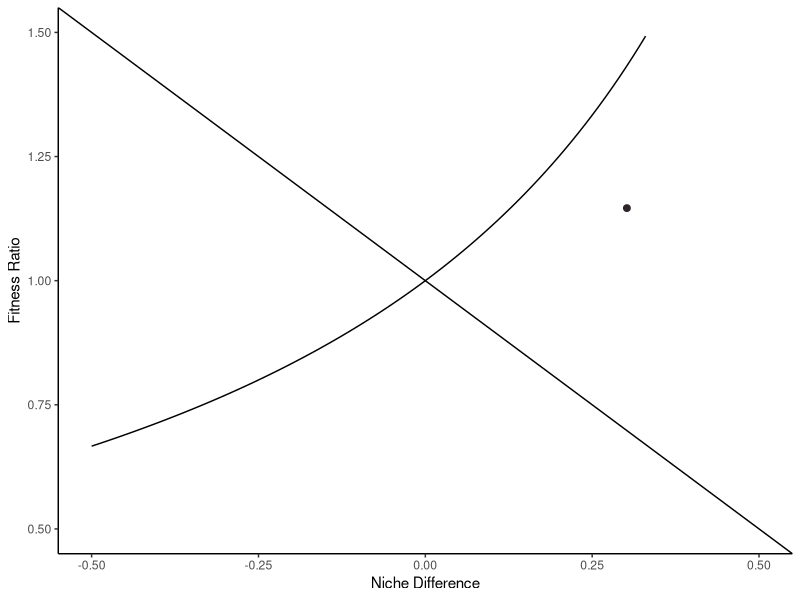
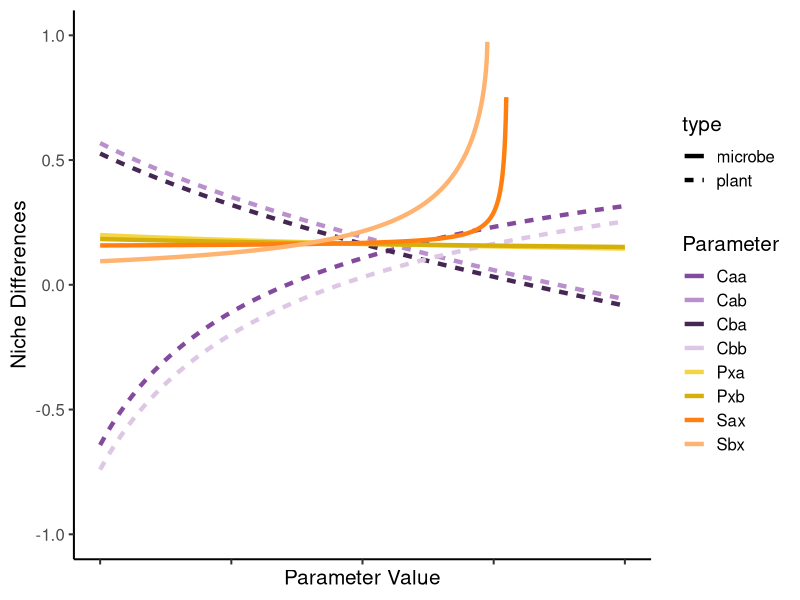
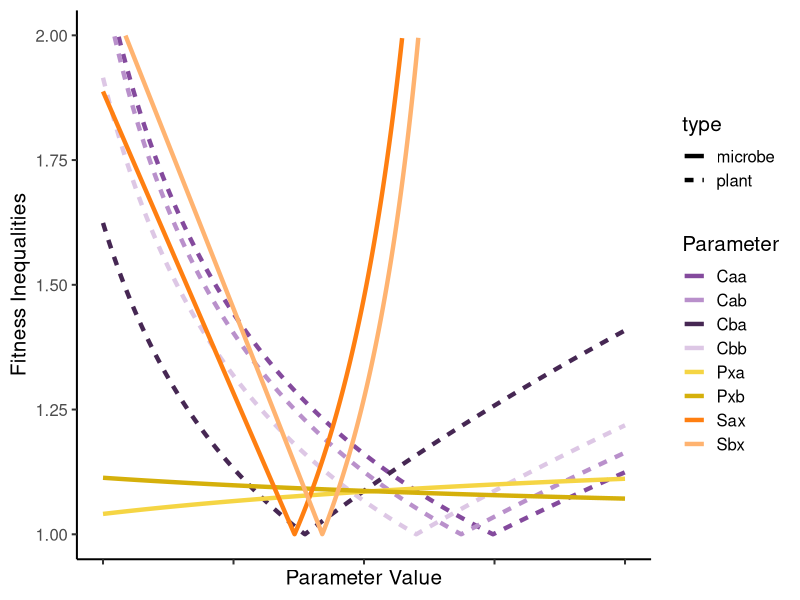
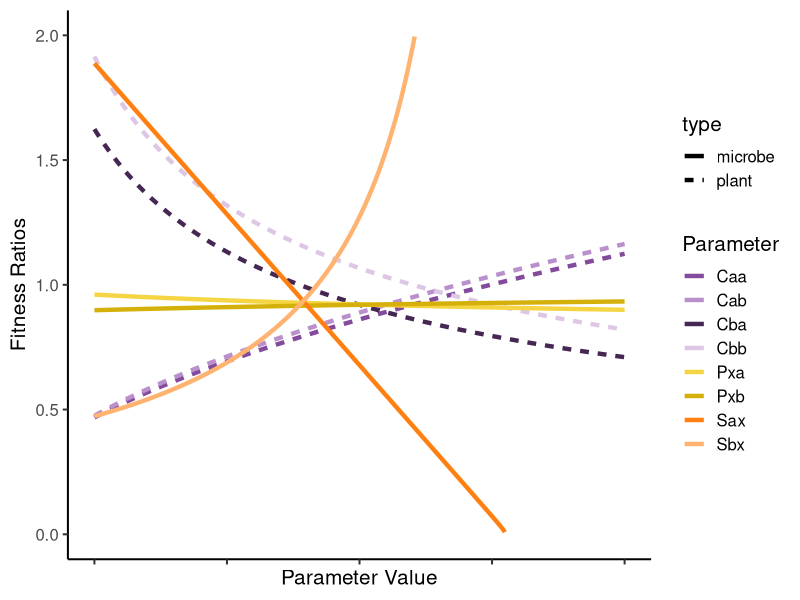
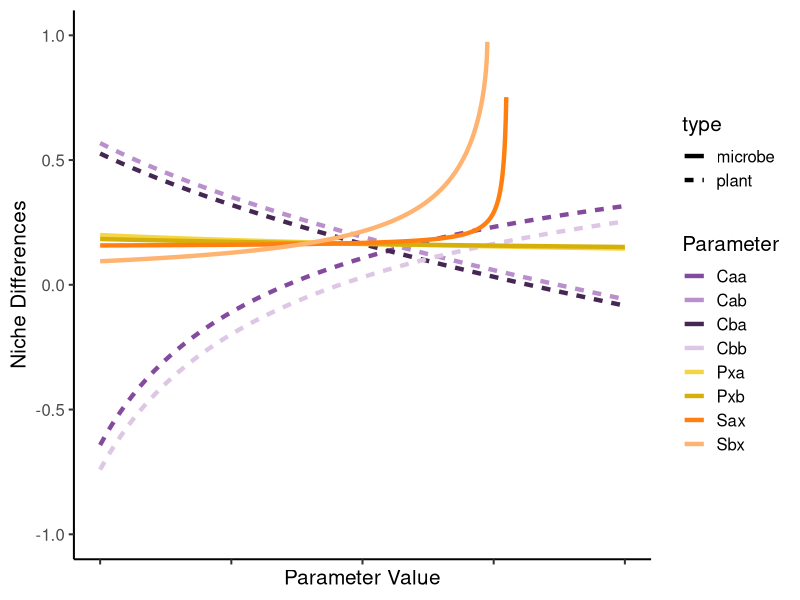
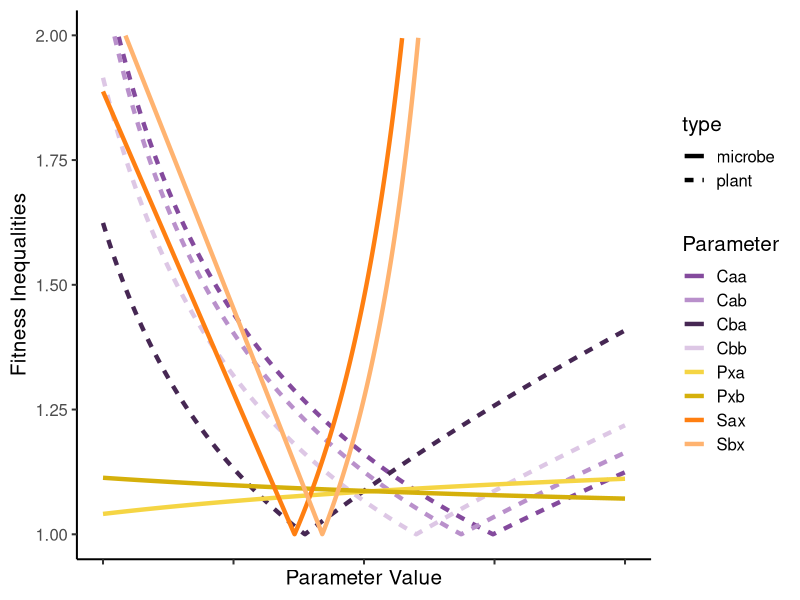
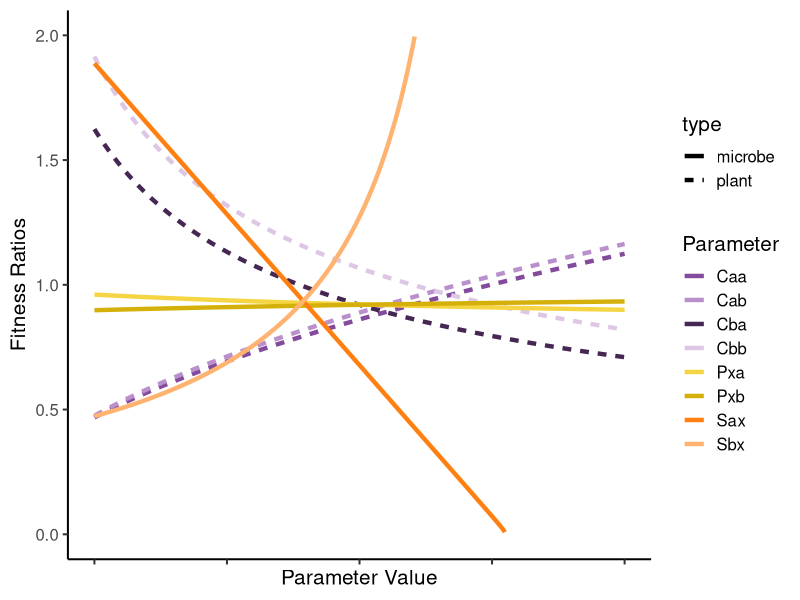
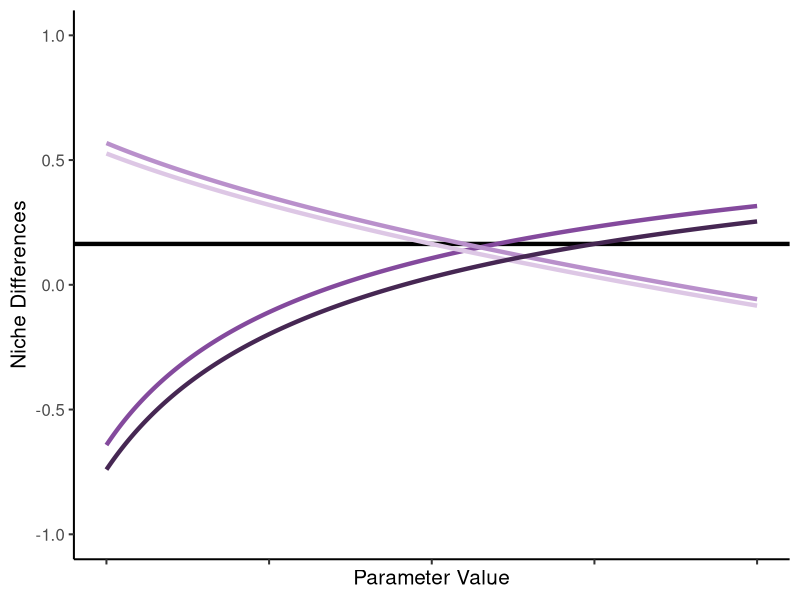

R code for these plots, in order:

set.seed(6)
library(tidyverse)

# Visual Sensitivity Analysis for Collings et al. 2025

niche_diff <- function(Aaa, Aba, Abb, Aab) {
  ifelse(Aaa < 0 & Aba < 0 & Abb < 0 & Aab < 0, 
         1 - sqrt((Aba*Aab)/(Aaa*Abb)), NA)
}

fitness_ineq <- function(Aaa, Aba, Abb, Aab) {
  ifelse(Aaa < 0 & Aba < 0 & Abb < 0 & Aab < 0, 
         ifelse(sqrt((Aaa*Aab)/(Abb*Aba)) > sqrt((Abb*Aba)/(Aaa*Aab)), 
                sqrt((Aaa*Aab)/(Abb*Aba)), sqrt((Abb*Aba)/(Aaa*Aab))), NA)
}

fitness_ratio <- function(Aaa, Aba, Abb, Aab) {
  ifelse(Aaa < 0 & Aba < 0 & Abb < 0 & Aab < 0, 
         sqrt((Aaa*Aab)/(Abb*Aba)), NA)
}

cube_root <- function(x){
  ifelse(x < 0, -(abs(x)^(1/3)), x^(1/3))
}

std_params <- function(mymin, mymax, xvals) {
  m <- 2/(mymax - mymin)
  b <- 1- (2*mymax)/(mymax - mymin)
  y <- m*xvals+b
  return(y)
}

### Phi & Sigma Parameterization -----

# as a starting point, let's modify a bit the first live scenario in the 
# theory simulations

sce <- function(Sax, Sbx, Pxa, Pxb, 
                 Caa = -.06, Cba = -.05, Cbb = -.075, Cab = -.06) {
  Aaa <- Caa + Sax*Pxa
  Aba <- Cba + Sbx*Pxa
  Abb <- Cbb + Sbx*Pxb
  Aab <- Cab + Sax*Pxb
  
  dat1 <- cbind.data.frame(Aaa, Aba, Abb, Aab)
  dat1$niche <- niche_diff(dat1$Aaa, dat1$Aba, dat1$Abb, dat1$Aab)
  dat1$fit <- fitness_ratio(dat1$Aaa, dat1$Aba, dat1$Abb, dat1$Aab)
  
  f <- function(x) 1 / (-x + 1)
  ggplot(data = dat1, aes(x = niche, y = fit)) + 
    geom_point(size = 2, color = "#2F242C") + geom_abline(slope = -1, intercept = 1) + 
    theme_classic() + stat_function(fun=f) + xlim(-.5, .5) + ylim(.5, 1.5) + 
    xlab("Niche Difference") + ylab("Fitness Ratio")
}

sce(.002, .0025, 10.5, 10) # Getting to exclusion

# this is nearly identical... except now we have a genaralist microbe
# for the baseline conditions, let's assume species are pretty similar
# but not identical in their interactions with the microbe

Caa <- rep(-0.06, 1001)
Cba <- rep(-0.05, 1001)
Cbb <- rep(-0.075, 1001)
Cab <- rep(-0.055, 1001)
Sax <- rep(-0.002, 1001)
Sbx <- rep(-0.00225, 1001)
Pxa <- rep(10.5, 1001)
Pxb <- rep(10, 1001)

##### Niche Differences -----

Caa2 <- seq(-.1, 0, .0001)
Aaa <- Caa2 + Sax*Pxa
Aba <- Cba + Sbx*Pxa
Abb <- Cbb + Sbx*Pxb
Aab <- Cab + Sax*Pxb
ND_Caa <- niche_diff(Aaa, Aba, Abb, Aab)
FI_Caa <- fitness_ineq(Aaa, Aba, Abb, Aab)
FR_Caa <- fitness_ratio(Aaa, Aba, Abb, Aab)

Cba2 <- seq(-.1, 0, .0001)
Aaa <- Caa + Sax*Pxa
Aba <- Cba2 + Sbx*Pxa
Abb <- Cbb + Sbx*Pxb
Aab <- Cab + Sax*Pxb
ND_Cba <- niche_diff(Aaa, Aba, Abb, Aab)
FI_Cba <- fitness_ineq(Aaa, Aba, Abb, Aab)
FR_Cba <- fitness_ratio(Aaa, Aba, Abb, Aab)

Cbb2 <- seq(-.1, 0, .0001)
Aaa <- Caa + Sax*Pxa
Aba <- Cba + Sbx*Pxa
Abb <- Cbb2 + Sbx*Pxb
Aab <- Cab + Sax*Pxb
ND_Cbb <- niche_diff(Aaa, Aba, Abb, Aab)
FI_Cbb <- fitness_ineq(Aaa, Aba, Abb, Aab)
FR_Cbb <- fitness_ratio(Aaa, Aba, Abb, Aab)

Cab2 <- seq(-.1, 0, .0001)
Aaa <- Caa + Sax*Pxa
Aba <- Cba + Sbx*Pxa
Abb <- Cbb + Sbx*Pxb
Aab <- Cab2 + Sax*Pxb
ND_Cab <- niche_diff(Aaa, Aba, Abb, Aab)
FI_Cab <- fitness_ineq(Aaa, Aba, Abb, Aab)
FR_Cab <- fitness_ratio(Aaa, Aba, Abb, Aab)

Sax2 <- seq(-.01, 0.01, .00002)
Aaa <- Caa + Sax2*Pxa
Aba <- Cba + Sbx*Pxa
Abb <- Cbb + Sbx*Pxb
Aab <- Cab + Sax2*Pxb
ND_Sax <- niche_diff(Aaa, Aba, Abb, Aab)
FI_Sax <- fitness_ineq(Aaa, Aba, Abb, Aab)
FR_Sax <- fitness_ratio(Aaa, Aba, Abb, Aab)

Sbx2 <- seq(-.01, 0.01, .00002)
Aaa <- Caa + Sax*Pxa
Aba <- Cba + Sbx2*Pxa
Abb <- Cbb + Sbx2*Pxb
Aab <- Cab + Sax*Pxb
ND_Sbx <- niche_diff(Aaa, Aba, Abb, Aab)
FI_Sbx <- fitness_ineq(Aaa, Aba, Abb, Aab)
FR_Sbx <- fitness_ratio(Aaa, Aba, Abb, Aab)

Pxa2 <- seq(0, 20, .02)
Aaa <- Caa + Sax*Pxa2
Aba <- Cba + Sbx*Pxa2
Abb <- Cbb + Sbx*Pxb
Aab <- Cab + Sax*Pxb
ND_Pxa <- niche_diff(Aaa, Aba, Abb, Aab)
FI_Pxa <- fitness_ineq(Aaa, Aba, Abb, Aab)
FR_Pxa <- fitness_ratio(Aaa, Aba, Abb, Aab)

Pxb2 <- seq(0, 20, .02)
Aaa <- Caa + Sax*Pxa
Aba <- Cba + Sbx*Pxa
Abb <- Cbb + Sbx*Pxb2
Aab <- Cab + Sax*Pxb2
ND_Pxb <- niche_diff(Aaa, Aba, Abb, Aab)
FI_Pxb <- fitness_ineq(Aaa, Aba, Abb, Aab)
FR_Pxb <- fitness_ratio(Aaa, Aba, Abb, Aab)

sens_dat <- cbind.data.frame(NDs = c(ND_Caa, ND_Cba, 
                                   ND_Cbb, ND_Cab, 
                                   ND_Sax, ND_Sbx, 
                                   ND_Pxa, ND_Pxb),
                           FIs = c(FI_Caa, FI_Cba, 
                                   FI_Cbb, FI_Cab, 
                                   FI_Sax, FI_Sbx, 
                                   FI_Pxa, FI_Pxb),
                           FRs = c(FR_Caa, FR_Cba, 
                                   FR_Cbb, FR_Cab, 
                                   FR_Sax, FR_Sbx, 
                                   FR_Pxa, FR_Pxb), 
                           par = rep(c("Caa", "Cba", "Cbb", "Cab", 
                                         "Sax", "Sbx", "Pxa", "Pxb"), each = 1001), 
                           val = c(std_params(0, 0.1, abs(Caa2)), 
                                   std_params(0, 0.1, abs(Cba2)), 
                                   std_params(0, 0.1, abs(Cbb2)), 
                                   std_params(0, 0.1, abs(Cab2)), 
                                   std_params(-0.01, 0.01, Sax2), 
                                   std_params(-0.01, 0.01, Sbx2), 
                                   std_params(0, 20, Pxa2), 
                                   std_params(0, 20, Pxb2)), 
                           type = rep(c("plant", "microbe"), each = 1001*4))

ggplot(data = sens_dat, aes(x = val, y = NDs, color = par, linetype = type)) + 
  geom_line(size = 1.5) + ylim(-1, 1) + 
  theme_classic(base_size = 12) + ylab("Niche Differences") + 
  xlab("Parameter Value") + theme_classic(base_size = 15) + 
  theme(axis.text.x = element_blank()) +
  scale_color_manual(name = "Parameter", 
                     values = c("#844A9D", "#B990CB", 
                                "#462753", "#DDC7E5", 
                                "#F5D544", "#D5B00B", 
                                "#FF7F11", "#FFB370"))

ggplot(data = sens_dat, aes(x = val, y = FIs, color = par, linetype = type)) + 
  geom_line(size = 1.5) + ylim(1, 2) + 
  theme_classic(base_size = 12) + ylab("Fitness Inequalities") + 
  xlab("Parameter Value") + theme_classic(base_size = 15) + 
  theme(axis.text.x = element_blank()) + 
  scale_color_manual(name = "Parameter", 
                     values = c("#844A9D", "#B990CB", 
                                "#462753", "#DDC7E5", 
                                "#F5D544", "#D5B00B", 
                                "#FF7F11", "#FFB370"))

ggplot(data = sens_dat, aes(x = val, y = FRs, color = par, linetype = type)) + 
  geom_line(size = 1.5) + ylim(0, 2) + 
  theme_classic(base_size = 12) + ylab("Fitness Ratios") + 
  xlab("Parameter Value") + theme_classic(base_size = 15) + 
  theme(axis.text.x = element_blank()) + 
  scale_color_manual(name = "Parameter", 
                     values = c("#844A9D", "#B990CB", 
                                "#462753", "#DDC7E5", 
                                "#F5D544", "#D5B00B", 
                                "#FF7F11", "#FFB370"))

### m Parameterization -----

# get min and max m values
min_Maa <- min(outer(Sax2, Pxa2)); max_Maa <- max(outer(Sax2, Pxa2))
min_Mab <- min(outer(Sax2, Pxb2)); max_Mab <- max(outer(Sax2, Pxb2))
min_Mba <- min(outer(Sbx2, Pxb2)); max_Mba <- max(outer(Sbx2, Pxb2))
min_Mbb <- min(outer(Sbx2, Pxb2)); max_Mbb <- max(outer(Sbx2, Pxb2))

Caa <- rep(-0.06, 1001)
Cba <- rep(-0.05, 1001)
Cbb <- rep(-0.075, 1001)
Cab <- rep(-0.055, 1001)
Maa <- rep(-0.002 * 10.5, 1001)
Mba <- rep(-0.00225 * 10.5, 1001)
Mbb <- rep(-0.00225 * 10, 1001)
Mab <- rep(-0.002 * 10, 1001)

##### Niche Differences -----

Caa2 <- seq(-.1, 0, .0001)
Aaa <- Caa2 + Maa
Aba <- Cba + Mba
Abb <- Cbb + Mbb
Aab <- Cab + Mab
ND_Caa <- niche_diff(Aaa, Aba, Abb, Aab)
FI_Caa <- fitness_ineq(Aaa, Aba, Abb, Aab)
FR_Caa <- fitness_ratio(Aaa, Aba, Abb, Aab)

Cba2 <- seq(-.1, 0, .0001)
Aaa <- Caa + Maa
Aba <- Cba2 + Mba
Abb <- Cbb + Mbb
Aab <- Cab + Mab
ND_Cba <- niche_diff(Aaa, Aba, Abb, Aab)
FI_Cba <- fitness_ineq(Aaa, Aba, Abb, Aab)
FR_Cba <- fitness_ratio(Aaa, Aba, Abb, Aab)

Cbb2 <- seq(-.1, 0, .0001)
Aaa <- Caa + Maa
Aba <- Cba + Mba
Abb <- Cbb2 + Mbb
Aab <- Cab + Mab
ND_Cbb <- niche_diff(Aaa, Aba, Abb, Aab)
FI_Cbb <- fitness_ineq(Aaa, Aba, Abb, Aab)
FR_Cbb <- fitness_ratio(Aaa, Aba, Abb, Aab)

Cab2 <- seq(-.1, 0, .0001)
Aaa <- Caa + Maa
Aba <- Cba + Mba
Abb <- Cbb + Mbb
Aab <- Cab2 + Mab
ND_Cab <- niche_diff(Aaa, Aba, Abb, Aab)
FI_Cab <- fitness_ineq(Aaa, Aba, Abb, Aab)
FR_Cab <- fitness_ratio(Aaa, Aba, Abb, Aab)

Maa2 <- seq(min_Maa, max_Maa, .0004)
Aaa <- Caa + Maa2
Aba <- Cba + Mba
Abb <- Cbb + Mbb
Aab <- Cab + Mab
ND_Maa <- niche_diff(Aaa, Aba, Abb, Aab)
FI_Maa <- fitness_ineq(Aaa, Aba, Abb, Aab)
FR_Maa <- fitness_ratio(Aaa, Aba, Abb, Aab)

Mba2 <- seq(min_Mba, max_Mba, .0004)
Aaa <- Caa + Maa
Aba <- Cba + Mba2
Abb <- Cbb + Mbb
Aab <- Cab + Mab
ND_Mba <- niche_diff(Aaa, Aba, Abb, Aab)
FI_Mba <- fitness_ineq(Aaa, Aba, Abb, Aab)
FR_Mba <- fitness_ratio(Aaa, Aba, Abb, Aab)

Mbb2 <- seq(min_Mbb, max_Mbb, .0004)
Aaa <- Caa + Maa
Aba <- Cba + Mba
Abb <- Cbb + Mbb2
Aab <- Cab + Mab
ND_Mbb <- niche_diff(Aaa, Aba, Abb, Aab)
FI_Mbb <- fitness_ineq(Aaa, Aba, Abb, Aab)
FR_Mbb <- fitness_ratio(Aaa, Aba, Abb, Aab)

Mab2 <- seq(min_Mab, max_Mab, .0004)
Aaa <- Caa + Maa
Aba <- Cba + Mba
Abb <- Cbb + Mbb
Aab <- Cab + Mab2
ND_Mab <- niche_diff(Aaa, Aba, Abb, Aab)
FI_Mab <- fitness_ineq(Aaa, Aba, Abb, Aab)
FR_Mab <- fitness_ratio(Aaa, Aba, Abb, Aab)

sens_dat2 <- cbind.data.frame(NDs = c(ND_Caa, ND_Cba, 
                                     ND_Cbb, ND_Cab, 
                                     ND_Maa, ND_Mba, 
                                     ND_Mbb, ND_Mab),
                             FIs = c(FI_Caa, FI_Cba, 
                                     FI_Cbb, FI_Cab, 
                                     FI_Maa, FI_Mba, 
                                     FI_Mbb, FI_Mab),
                             FRs = c(FR_Caa, FR_Cba, 
                                     FR_Cbb, FR_Cab, 
                                     FR_Maa, FR_Mba, 
                                     FR_Mbb, FR_Mab), 
                             par = rep(c("Caa", "Cba", "Cbb", "Cab", 
                                         "Maa", "Mba", "Mbb", "Mab"), each = 1001), 
                             val = c(std_params(0, 0.1, abs(Caa2)), 
                                     std_params(0, 0.1, abs(Cba2)), 
                                     std_params(0, 0.1, abs(Cbb2)), 
                                     std_params(0, 0.1, abs(Cab2)), 
                                     std_params(min_Maa, max_Maa, Maa2), 
                                     std_params(min_Mba, max_Mba, Mba2), 
                                     std_params(min_Mbb, max_Mbb, Mbb2), 
                                     std_params(min_Mab, max_Mab, Mab2)), 
                             type = rep(c("plant", "microbe"), each = 1001*4))

ggplot(data = sens_dat, aes(x = val, y = NDs, color = par, linetype = type)) + 
  geom_line(size = 1.5) + ylim(-1, 1) + 
  theme_classic(base_size = 12) + ylab("Niche Differences") + 
  xlab("Parameter Value") + theme_classic(base_size = 15) + 
  theme(axis.text.x = element_blank()) +
  scale_color_manual(name = "Parameter", 
                     values = c("#844A9D", "#B990CB", 
                                "#462753", "#DDC7E5", 
                                "#F5D544", "#D5B00B", 
                                "#FF7F11", "#FFB370"))

ggplot(data = sens_dat, aes(x = val, y = FIs, color = par, linetype = type)) + 
  geom_line(size = 1.5) + ylim(1, 2) + 
  theme_classic(base_size = 12) + ylab("Fitness Inequalities") + 
  xlab("Parameter Value") + theme_classic(base_size = 15) + 
  theme(axis.text.x = element_blank()) + 
  scale_color_manual(name = "Parameter", 
                     values = c("#844A9D", "#B990CB", 
                                "#462753", "#DDC7E5", 
                                "#F5D544", "#D5B00B", 
                                "#FF7F11", "#FFB370"))

ggplot(data = sens_dat, aes(x = val, y = FRs, color = par, linetype = type)) + 
  geom_line(size = 1.5) + ylim(0, 2) + 
  theme_classic(base_size = 12) + ylab("Fitness Ratios") + 
  xlab("Parameter Value") + theme_classic(base_size = 15) + 
  theme(axis.text.x = element_blank()) + 
  scale_color_manual(name = "Parameter", 
                     values = c("#844A9D", "#B990CB", 
                                "#462753", "#DDC7E5", 
                                "#F5D544", "#D5B00B", 
                                "#FF7F11", "#FFB370"))


# putting this into the right order for the figure

sens_dat3 <- rbind(sens_dat, sens_dat2[which(sens_dat2$par %in% 
                                  c("Maa", "Mba", "Mbb", "Mab")),])

sens_dat3$plot_index <- ifelse(sens_dat3$par %in% c("Caa", "Cba", 
                                                    "Cbb", "Cab"), "comp", 
                               ifelse(sens_dat3$par %in% c("Maa", "Mba", 
                                                           "Mbb", "Mab"), "m",
                                      ifelse(sens_dat3$par %in%
                                               c("Sax", "Sbx", 
                                                 "Pxa", "Pxb"), "micro", NA)))

# get little dataframe of baseline values
baseline_sens <- sens_dat3 %>%
  filter((par == "Caa" & val == std_params(-0.1, 0, Caa[1])) | 
           (par == "Cab" & val == std_params(-0.1, 0, Cab[1])) | 
           (par == "Cba" & val == std_params(-0.1, 0, Cba[1])) | 
           (par == "Cbb" & val == std_params(-0.1, 0, Cbb[1])) | 
           (par == "Sax" & val == std_params(-0.01, 0.01, Sax[1])) | 
           (par == "Sbx" & val == std_params(-0.01, 0.01, Sbx[1])) | 
           (par == "Pxa" & val == std_params(0, 20, Pxa[1])) | 
           (par == "Pax" & val == std_params(0, 20, Pxb[1])) | 
           (par == "Maa" & val == std_params(min_Maa, max_Maa, Maa[1])) | 
           (par == "Mab" & val == std_params(min_Mab, max_Mab, Mab[1])) | 
           (par == "Mba" & val == std_params(min_Mba, max_Mba, Mba[1])) | 
           (par == "Mbb" & val == std_params(min_Mbb, max_Mbb, Mbb[1])))

cbind.data.frame(par = c("Caa"), 
                 val = std_params(-0.1, 0, Caa[1]), 
                 NDs = niche_diff(Aaa[1], Aab[1], Aba[1], Abb[2]))
# ND

sens_dat3 %>%
  filter(plot_index == "comp") %>%
  ggplot(aes(x = val, y = NDs, color = par)) +
  geom_hline(yintercept = niche_diff(Aaa = Caa[1] + Maa[1], 
                                     Aab = Cab[1] + Mab[1], 
                                     Aba = Cba[1] + Mba[1], 
                                     Abb = Cbb[1] + Mbb[1]), 
             size = 1.5) + 
  geom_line(size = 1.5) + ylim(-1, 1) + 
  theme_classic(base_size = 12) + ylab("Niche Differences") + 
  xlab("Parameter Value") + theme_classic(base_size = 15) + 
  theme(axis.text.x = element_blank()) + 
  scale_color_manual(name = "Parameter", 
                     values = c("#844A9D", "#B990CB", 
                                "#DDC7E5", "#462753")) + 
  theme(legend.position = "none")

ggsave(file.path("Figures", "VSA_ND_comp.pdf"), 
       width = 5, height = 4, units = "in")

sens_dat3 %>%
  filter(plot_index == "micro") %>%
  ggplot(aes(x = val, y = NDs, color = par, linetype = type)) + 
  geom_hline(yintercept = niche_diff(Aaa = Caa[1] + Maa[1], 
                                     Aab = Cab[1] + Mab[1], 
                                     Aba = Cba[1] + Mba[1], 
                                     Abb = Cbb[1] + Mbb[1]), 
             size = 1.5) + 
  geom_line(size = 1.5) + ylim(-1, 1) + 
  theme_classic(base_size = 12) + ylab("Niche Differences") + 
  xlab("Parameter Value") + theme_classic(base_size = 15) + 
  theme(axis.text.x = element_blank()) + 
  scale_color_manual(name = "Parameter", 
                     values = c("#F5D544", "#D5B00B", 
                                "#FF7F11", "#FFB370")) + 
  theme(legend.position = "none")

ggsave(file.path("Figures", "VSA_ND_micro1.pdf"), 
       width = 5, height = 4, units = "in")

sens_dat3 %>%
  filter(plot_index == "m") %>%
  ggplot(aes(x = val, y = NDs, color = par, linetype = type)) + 
  geom_hline(yintercept = niche_diff(Aaa = Caa[1] + Maa[1], 
                                     Aab = Cab[1] + Mab[1], 
                                     Aba = Cba[1] + Mba[1], 
                                     Abb = Cbb[1] + Mbb[1]), 
             size = 1.5) + 
  geom_line(size = 1.5) + ylim(-1, 1) + 
  theme_classic(base_size = 12) + ylab("Niche Differences") + 
  xlab("Parameter Value") + theme_classic(base_size = 15) + 
  theme(axis.text.x = element_blank()) + 
  scale_color_manual(name = "Parameter", 
                     values = c("#3B747D","#58A4B0", 
                                "#9ECAD1", "#214045")) + 
  theme(legend.position = "none")

ggsave(file.path("Figures", "VSA_ND_micro2.pdf"), 
       width = 5, height = 4, units = "in")

# FR

sens_dat3 %>%
  filter(plot_index == "comp") %>%
  ggplot(aes(x = val, y = FRs, color = par, linetype = type)) + 
  geom_hline(yintercept = fitness_ratio(Aaa = Caa[1] + Maa[1], 
                                     Aab = Cab[1] + Mab[1], 
                                     Aba = Cba[1] + Mba[1], 
                                     Abb = Cbb[1] + Mbb[1]), 
             size = 1.5) + 
  geom_line(size = 1.5) + ylim(0, 2) + 
  theme_classic(base_size = 12) + ylab("Fitness Ratios") + 
  xlab("Parameter Value") + theme_classic(base_size = 15) + 
  theme(axis.text.x = element_blank()) + 
  scale_color_manual(name = "Parameter", 
                     values = c("#844A9D", "#B990CB", 
                                "#DDC7E5", "#462753")) + 
  theme(legend.position = "none")

ggsave(file.path("Figures", "VSA_FR_comp.pdf"), 
       width = 5, height = 4, units = "in")

sens_dat3 %>%
  filter(plot_index == "micro") %>%
  ggplot(aes(x = val, y = FRs, color = par, linetype = type)) + 
  geom_hline(yintercept = fitness_ratio(Aaa = Caa[1] + Maa[1], 
                                     Aab = Cab[1] + Mab[1], 
                                     Aba = Cba[1] + Mba[1], 
                                     Abb = Cbb[1] + Mbb[1]), 
             size = 1.5) + 
  geom_line(size = 1.5) + ylim(0, 2) + 
  theme_classic(base_size = 12) + ylab("Fitness Ratios") + 
  xlab("Parameter Value") + theme_classic(base_size = 15) + 
  theme(axis.text.x = element_blank()) + 
  scale_color_manual(name = "Parameter", 
                     values = c("#F5D544", "#D5B00B", 
                                "#FF7F11", "#FFB370")) + 
  theme(legend.position = "none")

ggsave(file.path("Figures", "VSA_FR_micro1.pdf"), 
       width = 5, height = 4, units = "in")

sens_dat3 %>%
  filter(plot_index == "m") %>%
  ggplot(aes(x = val, y = FRs, color = par, linetype = type)) + 
  geom_hline(yintercept = fitness_ratio(Aaa = Caa[1] + Maa[1], 
                                     Aab = Cab[1] + Mab[1], 
                                     Aba = Cba[1] + Mba[1], 
                                     Abb = Cbb[1] + Mbb[1]), 
             size = 1.5) + 
  geom_line(size = 1.5) + ylim(0, 2) + 
  theme_classic(base_size = 12) + ylab("Fitness Ratios") + 
  xlab("Parameter Value") + theme_classic(base_size = 15) + 
  theme(axis.text.x = element_blank()) + 
  scale_color_manual(name = "Parameter", 
                     values = c("#3B747D","#58A4B0", 
                                "#9ECAD1", "#214045")) + 
  theme(legend.position = "none")

ggsave(file.path("Figures", "VSA_FR_micro2.pdf"), 
       width = 5, height = 4, units = "in")


# FI (Appendix S3)

sens_dat3 %>%
  filter(plot_index == "comp") %>%
  ggplot(aes(x = val, y = FIs, color = par, linetype = type)) + 
  geom_line(size = 1.5) + ylim(1, 2) + 
  theme_classic(base_size = 12) + ylab("Fitness Inequalities") + 
  xlab("Parameter Value") + theme_classic(base_size = 15) + 
  theme(axis.text.x = element_blank()) + 
  scale_color_manual(name = "Parameter", 
                     values = c("#844A9D", "#B990CB", 
                                "#DDC7E5", "#462753")) + 
  theme(legend.position = "none")

ggsave(file.path("Figures", "VSA_FI_comp.pdf"), 
       width = 5, height = 4, units = "in")

sens_dat3 %>%
  filter(plot_index == "micro") %>%
  ggplot(aes(x = val, y = FIs, color = par, linetype = type)) + 
  geom_line(size = 1.5) + ylim(1, 2) + 
  theme_classic(base_size = 12) + ylab("Fitness Inequalities") + 
  xlab("Parameter Value") + theme_classic(base_size = 15) + 
  theme(axis.text.x = element_blank()) + 
  scale_color_manual(name = "Parameter", 
                     values = c("#F5D544", "#D5B00B", 
                                "#FF7F11", "#FFB370")) + 
  theme(legend.position = "none")

ggsave(file.path("Figures", "VSA_FI_micro1.pdf"), 
       width = 5, height = 4, units = "in")

sens_dat3 %>%
  filter(plot_index == "m") %>%
  ggplot(aes(x = val, y = FIs, color = par, linetype = type)) + 
  geom_line(size = 1.5) + ylim(1, 2) + 
  theme_classic(base_size = 12) + ylab("Fitness Inequalities") + 
  xlab("Parameter Value") + theme_classic(base_size = 15) + 
  theme(axis.text.x = element_blank()) + 
  scale_color_manual(name = "Parameter", 
                     values = c("#3B747D","#58A4B0", 
                                "#9ECAD1", "#214045")) + 
  theme(legend.position = "none")

ggsave(file.path("Figures", "VSA_FI_micro2.pdf"), 
       width = 5, height = 4, units = "in")

sens_dat3 %>%
  mutate(par = factor(par, levels = c("Caa", "Cab", "Cba", "Cbb", 
                                      "Pxa", "Pxb", "Sax", "Sbx", 
                                      "Maa", "Mab", "Mba", "Mbb"))) %>%
  ggplot(aes(x = val, y = FIs, color = par, linetype = type)) + 
  geom_line(size = 1.5) + ylim(1, 2) + 
  theme_classic(base_size = 12) + ylab("Fitness Inequalities") + 
  xlab("Parameter Value") + theme_classic(base_size = 15) + 
  theme(axis.text.x = element_blank()) + 
  scale_color_manual(name = "Parameter", 
                     values = c("#844A9D", "#B990CB", 
                                "#DDC7E5", "#462753",
                                "#F5D544", "#D5B00B", 
                                "#FF7F11", "#FFB370",
                                "#3B747D","#58A4B0", 
                                "#9ECAD1", "#214045"))

ggsave(file.path("Figures", "VSA_legend.pdf"), 
       width = 5, height = 4, units = "in")
